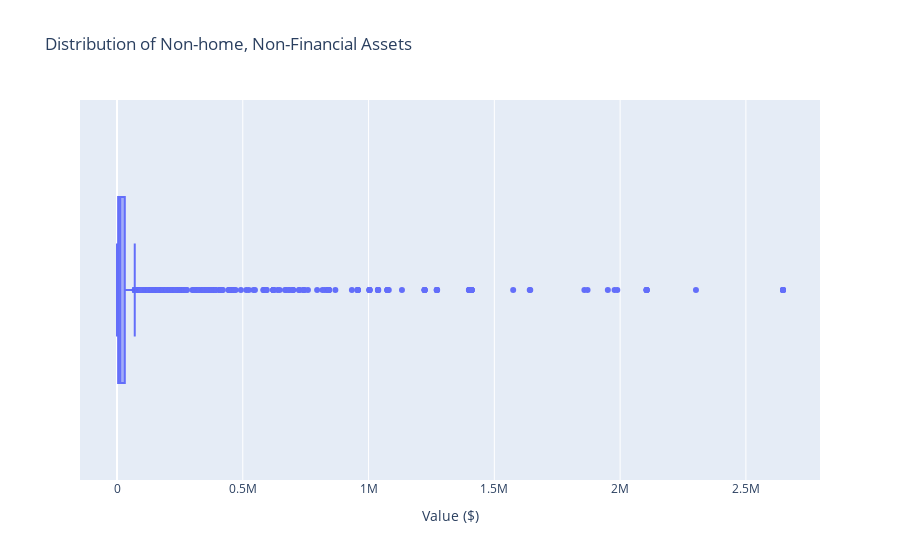

Notebook code for this chart:
### Code cell
# Create a boxplot of `NHNFIN`
fig = px.box(
    data_frame = df,
    x = 'NHNFIN',
    title = 'Distribution of Non-home, Non-Financial Assets'
)
fig.update_layout(xaxis_title = 'Value ($)')
fig.show()

### Figure 1 — Plotly figure (JSON) as saved in the notebook; plotly's stock layout.template omitted (floating-point values rounded to 4 significant figures; data arrays with more than 128 entries replaced by an {"elided": "..."} marker saying what was removed)
{"data": [{"alignmentgroup": "True", "hovertemplate": "NHNFIN=%{x}<extra></extra>", "legendgroup": "", "marker": {"color": "#636efa"}, "name": "", "notched": false, "offsetgroup": "", "orientation": "h", "showlegend": false, "type": "box", "x": {"elided": "4407 float values"}, "x0": " ", "xaxis": "x", "y0": " ", "yaxis": "y"}], "layout": {"boxmode": "group", "legend": {"tracegroupgap": 0}, "title": {"text": "Distribution of Non-home, Non-Financial Assets"}, "xaxis": {"anchor": "y", "domain": [0, 1], "title": {"text": "Value ($)"}}, "yaxis": {"anchor": "x", "domain": [0, 1]}}}
